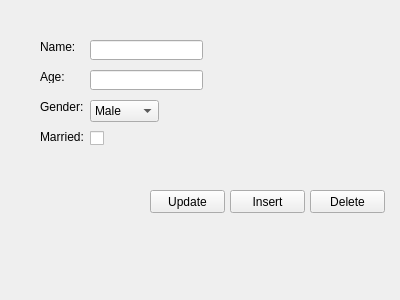
<?xml version="1.0" encoding="UTF-8"?>
<ui version="4.0">
 <class>MainWindow</class>
 <widget class="QMainWindow" name="MainWindow">
  <property name="geometry">
   <rect>
    <x>0</x>
    <y>0</y>
    <width>400</width>
    <height>300</height>
   </rect>
  </property>
  <property name="windowTitle">
   <string>MainWindow</string>
  </property>
  <widget class="QWidget" name="centralWidget">
   <widget class="QLabel" name="label">
    <property name="geometry">
     <rect>
      <x>40</x>
      <y>40</y>
      <width>47</width>
      <height>13</height>
     </rect>
    </property>
    <property name="text">
     <string>Name:</string>
    </property>
   </widget>
   <widget class="QLabel" name="label_2">
    <property name="geometry">
     <rect>
      <x>40</x>
      <y>70</y>
      <width>47</width>
      <height>13</height>
     </rect>
    </property>
    <property name="text">
     <string>Age:</string>
    </property>
   </widget>
   <widget class="QLabel" name="label_3">
    <property name="geometry">
     <rect>
      <x>40</x>
      <y>100</y>
      <width>47</width>
      <height>13</height>
     </rect>
    </property>
    <property name="text">
     <string>Gender:</string>
    </property>
   </widget>
   <widget class="QLabel" name="label_4">
    <property name="geometry">
     <rect>
      <x>40</x>
      <y>130</y>
      <width>47</width>
      <height>13</height>
     </rect>
    </property>
    <property name="text">
     <string>Married:</string>
    </property>
   </widget>
   <widget class="QCheckBox" name="married">
    <property name="geometry">
     <rect>
      <x>90</x>
      <y>130</y>
      <width>70</width>
      <height>17</height>
     </rect>
    </property>
    <property name="text">
     <string/>
    </property>
   </widget>
   <widget class="QComboBox" name="gender">
    <property name="geometry">
     <rect>
      <x>90</x>
      <y>100</y>
      <width>69</width>
      <height>22</height>
     </rect>
    </property>
    <item>
     <property name="text">
      <string>Male</string>
     </property>
    </item>
    <item>
     <property name="text">
      <string>Female</string>
     </property>
    </item>
   </widget>
   <widget class="QPushButton" name="updateButton">
    <property name="geometry">
     <rect>
      <x>150</x>
      <y>190</y>
      <width>75</width>
      <height>23</height>
     </rect>
    </property>
    <property name="text">
     <string>Update</string>
    </property>
   </widget>
   <widget class="QPushButton" name="insertButton">
    <property name="geometry">
     <rect>
      <x>230</x>
      <y>190</y>
      <width>75</width>
      <height>23</height>
     </rect>
    </property>
    <property name="text">
     <string>Insert</string>
    </property>
   </widget>
   <widget class="QPushButton" name="deleteButton">
    <property name="geometry">
     <rect>
      <x>310</x>
      <y>190</y>
      <width>75</width>
      <height>23</height>
     </rect>
    </property>
    <property name="text">
     <string>Delete</string>
    </property>
   </widget>
   <widget class="QLineEdit" name="name">
    <property name="geometry">
     <rect>
      <x>90</x>
      <y>40</y>
      <width>113</width>
      <height>20</height>
     </rect>
    </property>
   </widget>
   <widget class="QLineEdit" name="age">
    <property name="geometry">
     <rect>
      <x>90</x>
      <y>70</y>
      <width>113</width>
      <height>20</height>
     </rect>
    </property>
    <property name="inputMask">
     <string>99</string>
    </property>
   </widget>
  </widget>
 </widget>
 <layoutdefault spacing="6" margin="11"/>
 <resources/>
 <connections/>
</ui>
